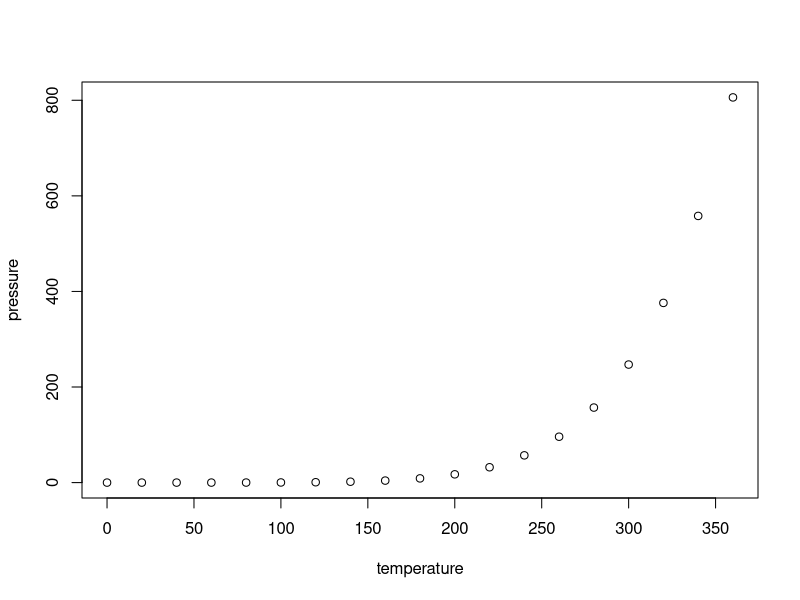
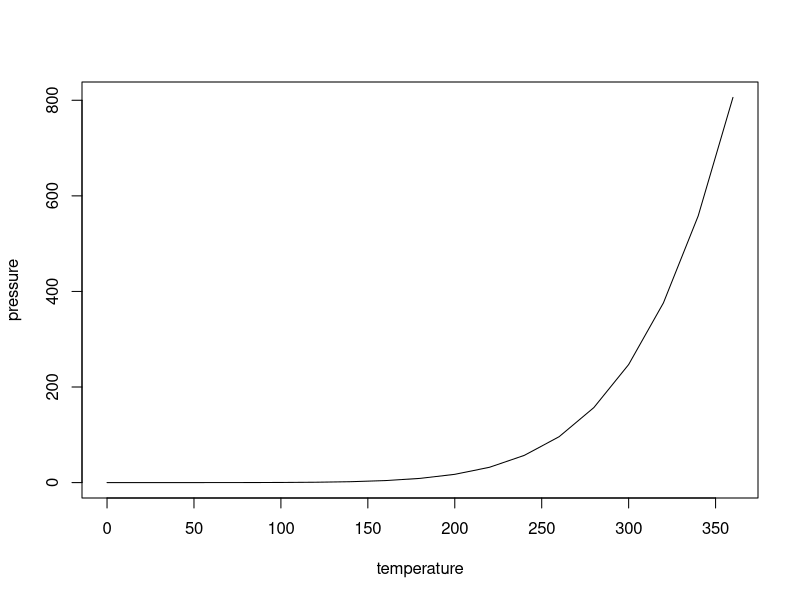
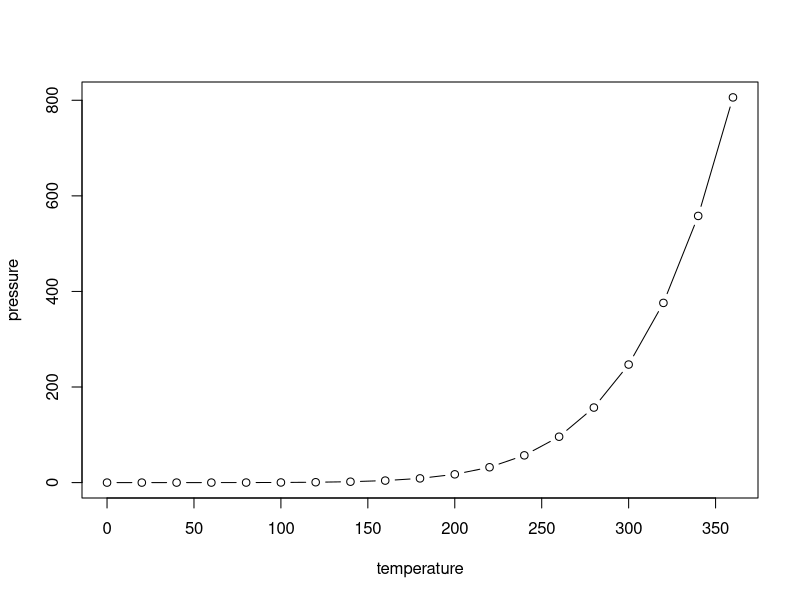

Recreate these plots in R, in order.
## ---- chunk 1
knitr::opts_chunk$set(echo = TRUE)
## ---- chunk 2
summary(cars)
## ---- chunk 3
plot(pressure)
plot(pressure, type="l")
## ---- chunk 4
plot(pressure, type="b")
